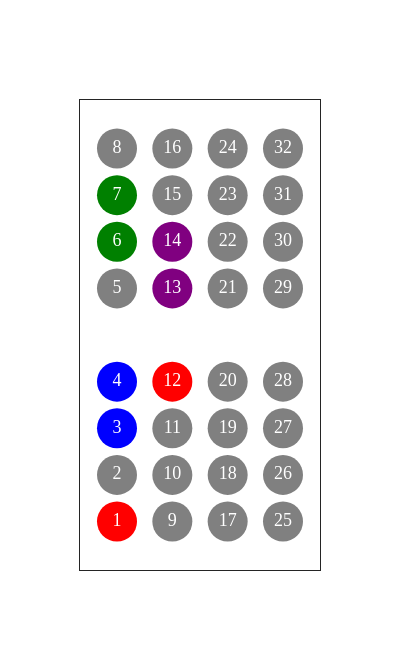

Notebook code for this chart:
### Markdown cell above
# Electrode Array

### Code cell
from customComponents import ElectrodeArray

# configure stim packet
sd1 = {}
sd1["elecCath"] = [1,12]
sd1["elecAno"] = [3,4]
sd1["Gnd"] = [6,7]
sd1["Ref"] = [13,14]

EA = ElectrodeArray(ElecLoc="Caudal")
EA.update(sd1)
EA.fig.show()

### Figure 1 — Plotly figure (JSON) as saved in the notebook; plotly's stock layout.template omitted (floating-point values rounded to 4 significant figures)
{"data": [{"marker": {"color": ["red", "gray", "gray", "gray", "gray", "gray", "gray", "gray", "blue", "gray", "gray", "gray", "blue", "red", "gray", "gray", "gray", "purple", "gray", "gray", "green", "purple", "gray", "gray", "green", "gray", "gray", "gray", "gray", "gray", "gray", "gray"], "size": 40}, "mode": "markers+text", "text": ["1", "9", "17", "25", "2", "10", "18", "26", "3", "11", "19", "27", "4", "12", "20", "28", "5", "13", "21", "29", "6", "14", "22", "30", "7", "15", "23", "31", "8", "16", "24", "32"], "textfont": {"color": "White", "family": "sans serif", "size": 18}, "type": "scatter", "x": [0, 1, 2, 3, 0, 1, 2, 3, 0, 1, 2, 3, 0, 1, 2, 3, 0, 1, 2, 3, 0, 1, 2, 3, 0, 1, 2, 3, 0, 1, 2, 3], "y": [0, 0, 0, 0, 1, 1, 1, 1, 2, 2, 2, 2, 3, 3, 3, 3, 5, 5, 5, 5, 6, 6, 6, 6, 7, 7, 7, 7, 8, 8, 8, 8]}], "layout": {"height": 650, "showlegend": false, "width": 400, "xaxis": {"mirror": true, "showticklabels": false, "ticks": ""}, "yaxis": {"mirror": true, "showticklabels": false, "ticks": ""}}}
